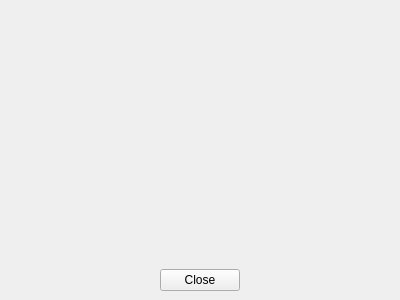
<?xml version="1.0" encoding="UTF-8"?>
<ui version="4.0">
 <class>CAllReviewView</class>
 <widget class="QMainWindow" name="CAllReviewView">
  <property name="geometry">
   <rect>
    <x>0</x>
    <y>0</y>
    <width>400</width>
    <height>300</height>
   </rect>
  </property>
  <property name="windowTitle">
   <string>reviewView</string>
  </property>
  <widget class="QWidget" name="verticalLayoutWidget">
   <property name="geometry">
    <rect>
     <x>9</x>
     <y>9</y>
     <width>381</width>
     <height>281</height>
    </rect>
   </property>
   <layout class="QVBoxLayout" name="verticalLayout">
    <item>
     <layout class="QHBoxLayout" name="horizontalLayout_4">
      <item>
       <spacer name="verticalSpacer">
        <property name="orientation">
         <enum>Qt::Vertical</enum>
        </property>
        <property name="sizeHint" stdset="0">
         <size>
          <width>20</width>
          <height>40</height>
         </size>
        </property>
       </spacer>
      </item>
     </layout>
    </item>
    <item>
     <layout class="QHBoxLayout" name="horizontalLayout_5">
      <item>
       <spacer name="horizontalSpacer">
        <property name="orientation">
         <enum>Qt::Horizontal</enum>
        </property>
        <property name="sizeHint" stdset="0">
         <size>
          <width>40</width>
          <height>20</height>
         </size>
        </property>
       </spacer>
      </item>
      <item>
       <widget class="QPushButton" name="reviewViewCloseBtn">
        <property name="text">
         <string>Close</string>
        </property>
       </widget>
      </item>
      <item>
       <spacer name="horizontalSpacer_2">
        <property name="orientation">
         <enum>Qt::Horizontal</enum>
        </property>
        <property name="sizeHint" stdset="0">
         <size>
          <width>40</width>
          <height>20</height>
         </size>
        </property>
       </spacer>
      </item>
     </layout>
    </item>
   </layout>
  </widget>
 </widget>
 <resources/>
 <connections/>
</ui>
